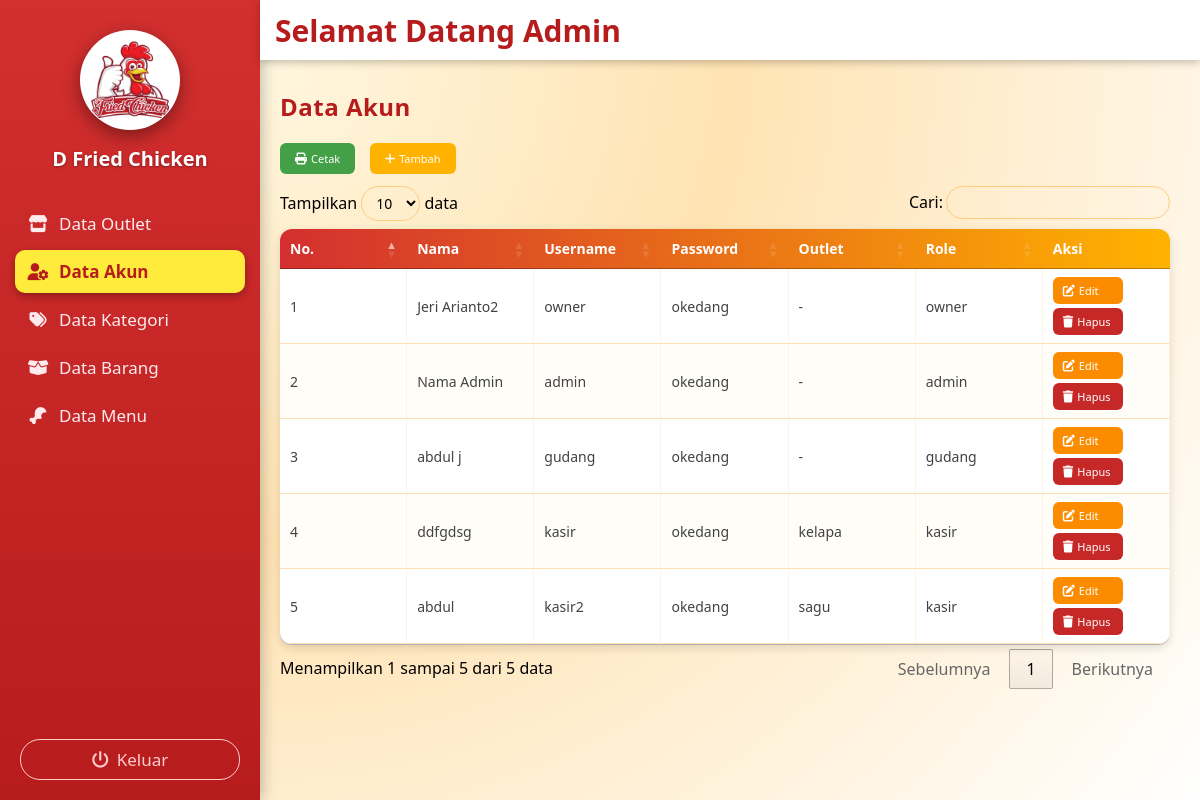
Before: /admin/akun/akun.php (signed in) with the older database file.
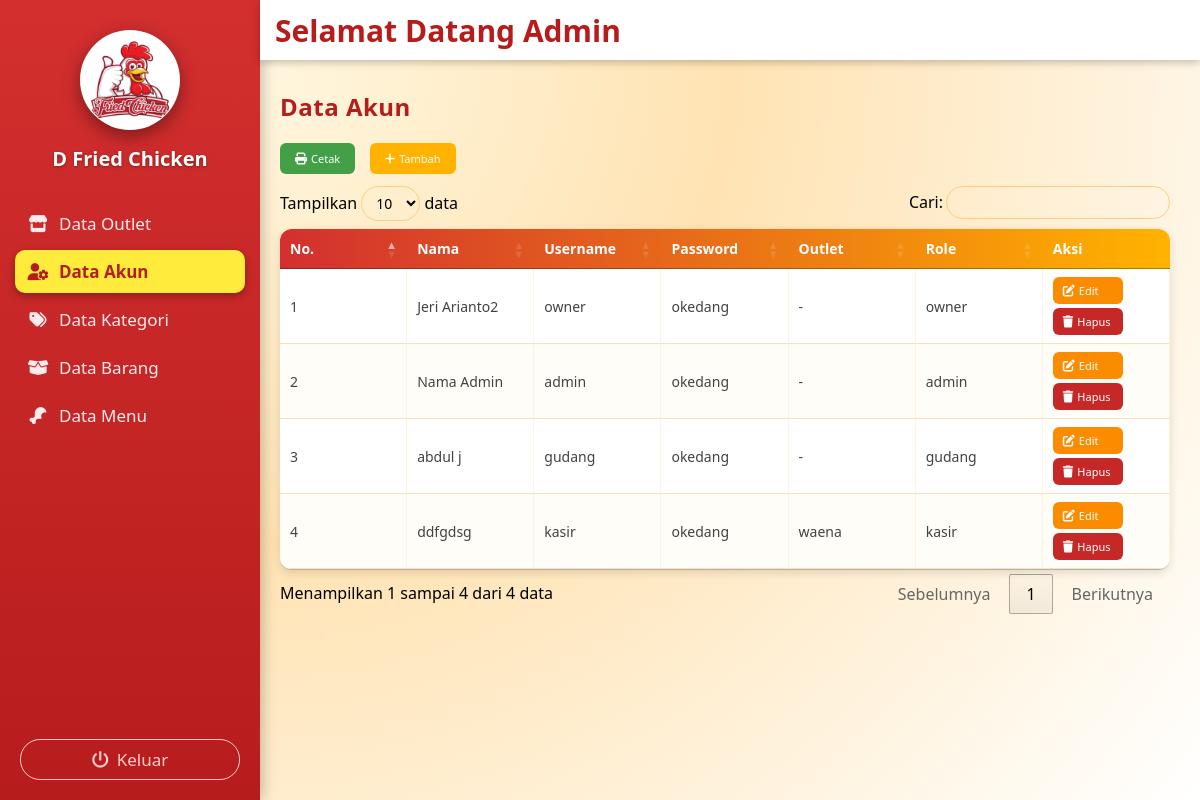
After: the same page with the newer database file.
### tables this page shows
CREATE TABLE `akun` (
  `id_akun` int NOT NULL,
  `id_outlet` int DEFAULT NULL,
  `nama` varchar(15) NOT NULL,
  `username` varchar(15) NOT NULL,
  `password` varchar(15) NOT NULL,
  `role` enum('admin','kasir','owner','gudang') NOT NULL
);

CREATE TABLE `outlet` (
  `id_outlet` int NOT NULL,
  `nama_outlet` varchar(15) NOT NULL,
  `alamat` text NOT NULL
);

### admin/akun/akun.php (the view, shortened to what this page needs)
<?php
include '../../koneksi/sidebaradmin.php';
include '../../koneksi/koneksi.php';
?>
<link rel="stylesheet" href="https://cdn.datatables.net/1.13.6/css/jquery.dataTables.min.css">
<link rel="stylesheet" href="https://cdnjs.cloudflare.com/ajax/libs/font-awesome/6.5.0/css/all.min.css">
<div class="konten-utama">
  <h2>Data Akun</h2>
  <button class="tombol tombol-cetak"><i class="fa-solid fa-print"></i> Cetak</button>
  <button class="tombol tombol-tambah" onclick="tambahAkun()"><i class="fa-solid fa-plus"></i> Tambah</button>
  <table id="tabel-akun" class="tabel-akun">
    <thead>
      <tr>
        <th>No.</th>
        <th>Nama</th>
        <th>Username</th>
        <th>Password</th>
        <th>Outlet</th>
        <th>Role</th>
        <th>Aksi</th>
      </tr>
    </thead>
    <tbody>
<?php
$no = 1;
$query = mysqli_query($conn, "
    SELECT akun.*, outlet.nama_outlet
    FROM akun
    LEFT JOIN outlet ON akun.id_outlet = outlet.id_outlet
    ORDER BY akun.id_akun ASC
");
while($row = mysqli_fetch_assoc($query)) {
?>
      <tr>
        <td data-label="No"><?php echo $no++; ?></td>
        <td data-label="Nama"><?php echo $row['nama']; ?></td>
        <td data-label="Username"><?php echo $row['username']; ?></td>
        <td data-label="Password"><?php echo $row['password']; ?></td>
        <td data-label="Outlet">
          <?php
            if($row['nama_outlet']){
              echo $row['nama_outlet'];
            } elseif($row['id_outlet']) {
              echo 'Outlet ID '.$row['id_outlet'];
            } else {
              echo '-';
            }
          ?>
        </td>
        <td data-label="Role"><?php echo $row['role']; ?></td>
        <td data-label="Aksi">
          <button class="tombol tombol-edit" onclick="editAkun(<?php echo $row['id_akun']; ?>)">
            <i class="fa-solid fa-pen-to-square"></i> Edit
          </button>
          <button class="tombol tombol-hapus" onclick="hapusAkun(<?php echo $row['id_akun']; ?>)">
            <i class="fa-solid fa-trash"></i> Hapus
          </button>
        </td>
      </tr>
      <?php } ?>
    </tbody>
  </table>
</div>

Changed rows visible on the page:
removed akun: nama "abdul", username "kasir2", password "okedang", id_outlet.nama_outlet "sagu", role "kasir"
changed akun "ddfgdsg": id_outlet.nama_outlet "kelapa" → "waena"
Other visible differences:
text written by a page script: "Tampilkan data Cari: Menampilkan 1 sampai 5 dari 5 data Sebelumnya 1 Berikutnya" → "Tampilkan data Cari: Menampilkan 1 sampai 4 dari 4 data Sebelumnya 1 Berikutnya"
